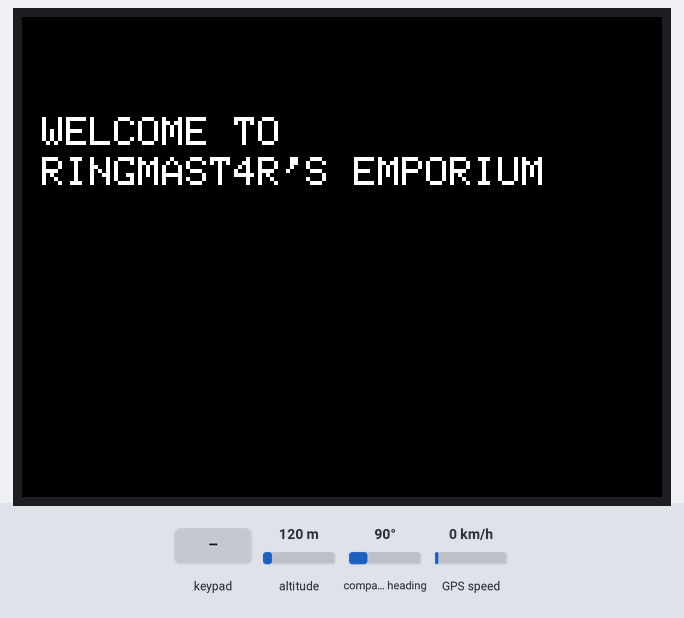
The sketch below on a simulated ESP32. On the bench: 320×240 colour display. The inputs (shaded band) are chosen by the test bench; at power-on: altitude 120 m, compass heading 90°, GPS speed 0 km/h. A WiFi scan finds three made-up networks; storage starts empty; the GPS gets a fix after 3 s at 37.7749, -122.4194 with 8 satellites.

Above: at 1.4 s.
1.5 s: key 'C' pressed
At 2.1 s:
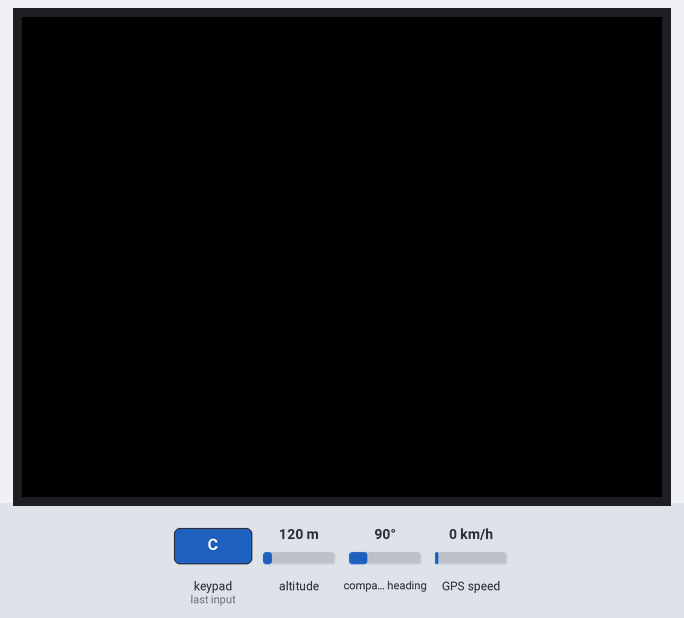
At 4.3 s:
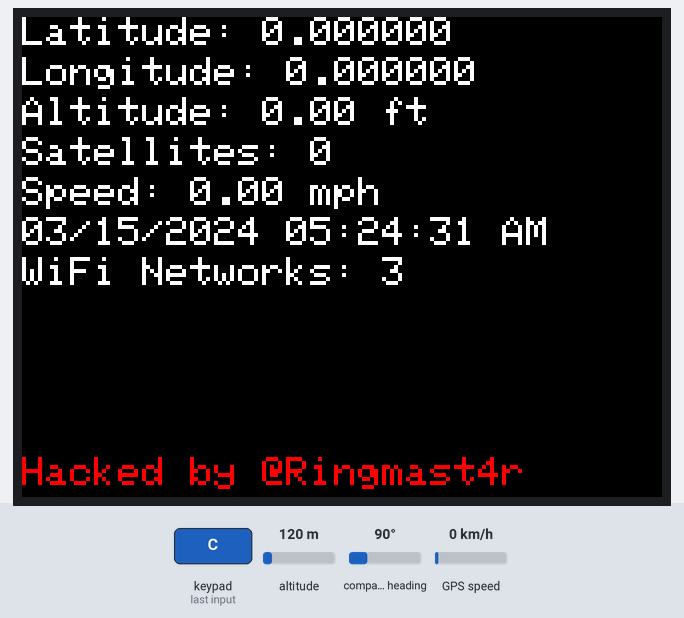
7.2 s: altitude set to 20 m
At 10.4 s:
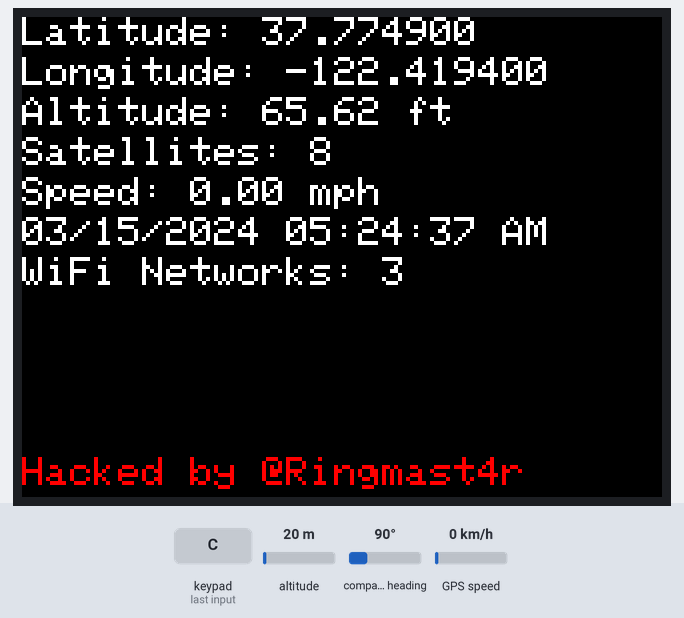
Timing chart, 0 to 11.9 s (numbered marks = the images above; inputs shaded):
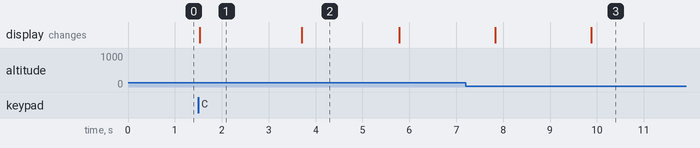

Measured:
- after the input at 1.5 s, the display: changes at once (image 1)
- after the input at 7.2 s, the display: first differs from a run without the input after 2.7 s (image 3)
- what the display in image 1 shows lasts 2.2 s, from 1.5 s to 3.7 s
- what the display in image 2 shows lasts 2.1 s, from 3.7 s to 5.8 s

The sketch:

Core2_Wardriver_By_Ringmast4r.ino
```cpp
#include <M5Core2.h>
#include <TinyGPS++.h>
#include <WiFi.h>
#include <FS.h>
#include <SD.h>

TinyGPSPlus gps;
HardwareSerial GPSModule(1);

const int numLines = 7;
char displayBuffer[numLines][100];
char nextBuffer[numLines][100];
File file;
const char *filename = "/wifi_data.csv";
bool scanning = false;

void setup() {
    M5.begin();
    Serial.begin(115200);
    GPSModule.begin(9600, SERIAL_8N1, 13, 14);

    M5.Lcd.fillScreen(BLACK);
    M5.Lcd.setTextSize(2);
    M5.Lcd.setCursor(10, 50);
    M5.Lcd.println("WELCOME TO");
    M5.Lcd.setCursor(10, 70);
    M5.Lcd.println("RINGMAST4R'S EMPORIUM");

    WiFi.mode(WIFI_STA);
    WiFi.disconnect();

    if (!SD.begin()) {
        M5.Lcd.println("SD Card Fail");
        return;
    } else {
        file = SD.open(filename, FILE_WRITE);
        if (file.size() == 0) {
            file.println("SSID,BSSID,SignalStrength,Latitude,Longitude,Time,Date");
        }
        file.close();
    }

    memset(displayBuffer, 0, sizeof(displayBuffer));
    memset(nextBuffer, 0, sizeof(nextBuffer));
}

void loop() {
    M5.update();
    if (M5.BtnC.wasPressed()) {
        scanning = true;
        clearBuffers();
        M5.Lcd.fillScreen(BLACK);
    }

    if (scanning) {
        while (GPSModule.available() > 0) {
            if (gps.encode(GPSModule.read())) {
                displayGPSInfo();
            }
        }

        scanForWiFiNetworks();
        updateDisplay();
        displayCreatorInfo();
    }
}

void displayGPSInfo() {
    sprintf(nextBuffer[0], "Latitude: %.6f", gps.location.lat());
    sprintf(nextBuffer[1], "Longitude: %.6f", gps.location.lng());
    sprintf(nextBuffer[2], "Altitude: %.2f ft", gps.altitude.meters() * 3.281);
    sprintf(nextBuffer[3], "Satellites: %d", gps.satellites.value());
    sprintf(nextBuffer[4], "Speed: %.2f mph", gps.speed.kmph() * 0.621371);

    if (gps.date.isValid() && gps.time.isValid()) {
        int hour = gps.time.hour() - 5; // Adjust for EST
        if (hour < 0) hour += 24;
        bool isPM = hour >= 12;
        if (hour > 12) hour -= 12;
        if (hour == 0) hour = 12;
        sprintf(nextBuffer[5], "%02d/%02d/%04d %02d:%02d:%02d %s",
                gps.date.month(), gps.date.day(), gps.date.year(),
                hour, gps.time.minute(), gps.time.second(),
                isPM ? "PM" : "AM");
    }
}

void scanForWiFiNetworks() {
    int n = WiFi.scanNetworks();
    sprintf(nextBuffer[6], "WiFi Networks: %d", n);

    file = SD.open(filename, FILE_APPEND);
    if (file) {
        for (int i = 0; i < n; ++i) {
            file.printf("%s,%s,%d,%.6f,%.6f,%02d:%02d:%02d,%02d/%02d/%04d\n",
                        WiFi.SSID(i).c_str(),
                        WiFi.BSSIDstr(i).c_str(),
                        WiFi.RSSI(i),
                        gps.location.lat(),
                        gps.location.lng(),
                        gps.time.hour(), gps.time.minute(), gps.time.second(),
                        gps.date.month(), gps.date.day(), gps.date.year());
        }
        file.close();
    }
    WiFi.scanDelete();
}

void updateDisplay() {
    for (int i = 0; i < numLines; i++) {
        if (strcmp(displayBuffer[i], nextBuffer[i]) != 0) {
            M5.Lcd.setTextColor(WHITE);
            M5.Lcd.setCursor(0, i * 20);
            M5.Lcd.fillRect(0, i * 20, 320, 20, BLACK);
            M5.Lcd.print(nextBuffer[i]);
            strcpy(displayBuffer[i], nextBuffer[i]);
        }
    }
}

void displayCreatorInfo() {
    M5.Lcd.setTextColor(RED);
    M5.Lcd.setCursor(0, M5.Lcd.height() - 20);
    M5.Lcd.fillRect(0, M5.Lcd.height() - 20, 320, 20, BLACK);
M5.Lcd.print("Hacked by @Ringmast4r");
}

void clearBuffers() {
memset(displayBuffer, 0, sizeof(displayBuffer));
memset(nextBuffer, 0, sizeof(nextBuffer));
for (int i = 0; i < numLines; i++) {
M5.Lcd.fillRect(0, i * 20, 320, 20, BLACK);
}
}
```
